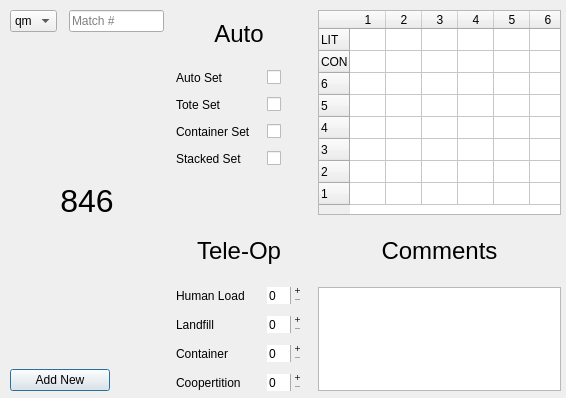
<?xml version="1.0" encoding="UTF-8"?>
<ui version="4.0">
 <class>Add_match</class>
 <widget class="QDialog" name="Add_match">
  <property name="geometry">
   <rect>
    <x>0</x>
    <y>0</y>
    <width>566</width>
    <height>398</height>
   </rect>
  </property>
  <property name="windowTitle">
   <string>Dialog</string>
  </property>
  <widget class="QWidget" name="horizontalLayoutWidget_3">
   <property name="geometry">
    <rect>
     <x>10</x>
     <y>10</y>
     <width>551</width>
     <height>381</height>
    </rect>
   </property>
   <layout class="QHBoxLayout" name="horizontalLayout_3">
    <property name="spacing">
     <number>12</number>
    </property>
    <item>
     <layout class="QVBoxLayout" name="verticalLayout_2">
      <item>
       <layout class="QHBoxLayout" name="horizontalLayout">
        <property name="sizeConstraint">
         <enum>QLayout::SetFixedSize</enum>
        </property>
        <item>
         <widget class="QComboBox" name="match_type">
          <item>
           <property name="text">
            <string>qm</string>
           </property>
          </item>
          <item>
           <property name="text">
            <string>qf</string>
           </property>
          </item>
          <item>
           <property name="text">
            <string>sf</string>
           </property>
          </item>
          <item>
           <property name="text">
            <string>f</string>
           </property>
          </item>
         </widget>
        </item>
        <item>
         <widget class="QLineEdit" name="lineEdit">
          <property name="placeholderText">
           <string>Match #</string>
          </property>
         </widget>
        </item>
       </layout>
      </item>
      <item>
       <widget class="QLabel" name="team_number">
        <property name="font">
         <font>
          <pointsize>24</pointsize>
         </font>
        </property>
        <property name="text">
         <string>846</string>
        </property>
        <property name="alignment">
         <set>Qt::AlignCenter</set>
        </property>
       </widget>
      </item>
      <item>
       <widget class="QPushButton" name="pushButton">
        <property name="maximumSize">
         <size>
          <width>100</width>
          <height>16777215</height>
         </size>
        </property>
        <property name="text">
         <string>Add New</string>
        </property>
        <property name="flat">
         <bool>false</bool>
        </property>
       </widget>
      </item>
     </layout>
    </item>
    <item>
     <layout class="QGridLayout" name="gridLayout_7">
      <property name="horizontalSpacing">
       <number>16</number>
      </property>
      <item row="1" column="0">
       <widget class="QLabel" name="label_32">
        <property name="text">
         <string>Auto Set</string>
        </property>
       </widget>
      </item>
      <item row="9" column="0">
       <widget class="QLabel" name="label_39">
        <property name="text">
         <string>Container</string>
        </property>
       </widget>
      </item>
      <item row="6" column="0" colspan="2">
       <widget class="QLabel" name="label_36">
        <property name="font">
         <font>
          <pointsize>18</pointsize>
         </font>
        </property>
        <property name="text">
         <string>Tele-Op</string>
        </property>
        <property name="alignment">
         <set>Qt::AlignCenter</set>
        </property>
       </widget>
      </item>
      <item row="8" column="0">
       <widget class="QLabel" name="label_38">
        <property name="text">
         <string>Landfill</string>
        </property>
       </widget>
      </item>
      <item row="0" column="0" colspan="2">
       <widget class="QLabel" name="label_31">
        <property name="font">
         <font>
          <pointsize>18</pointsize>
         </font>
        </property>
        <property name="text">
         <string>Auto</string>
        </property>
        <property name="alignment">
         <set>Qt::AlignCenter</set>
        </property>
       </widget>
      </item>
      <item row="7" column="0">
       <widget class="QLabel" name="label_37">
        <property name="text">
         <string>Human Load</string>
        </property>
       </widget>
      </item>
      <item row="4" column="0">
       <widget class="QLabel" name="label_35">
        <property name="text">
         <string>Stacked Set</string>
        </property>
       </widget>
      </item>
      <item row="2" column="0">
       <widget class="QLabel" name="label_33">
        <property name="text">
         <string>Tote Set</string>
        </property>
       </widget>
      </item>
      <item row="5" column="0" colspan="2">
       <spacer name="verticalSpacer">
        <property name="orientation">
         <enum>Qt::Vertical</enum>
        </property>
        <property name="sizeType">
         <enum>QSizePolicy::Preferred</enum>
        </property>
        <property name="sizeHint" stdset="0">
         <size>
          <width>20</width>
          <height>40</height>
         </size>
        </property>
       </spacer>
      </item>
      <item row="3" column="0">
       <widget class="QLabel" name="label_34">
        <property name="text">
         <string>Container Set</string>
        </property>
       </widget>
      </item>
      <item row="10" column="0">
       <widget class="QLabel" name="label_40">
        <property name="text">
         <string>Coopertition</string>
        </property>
       </widget>
      </item>
      <item row="6" column="2">
       <widget class="QLabel" name="label_41">
        <property name="font">
         <font>
          <pointsize>18</pointsize>
         </font>
        </property>
        <property name="text">
         <string>Comments</string>
        </property>
        <property name="alignment">
         <set>Qt::AlignCenter</set>
        </property>
       </widget>
      </item>
      <item row="0" column="2" rowspan="6">
       <widget class="QTableWidget" name="scouting_table">
        <property name="enabled">
         <bool>true</bool>
        </property>
        <property name="focusPolicy">
         <enum>Qt::WheelFocus</enum>
        </property>
        <property name="verticalScrollBarPolicy">
         <enum>Qt::ScrollBarAlwaysOff</enum>
        </property>
        <property name="horizontalScrollBarPolicy">
         <enum>Qt::ScrollBarAlwaysOff</enum>
        </property>
        <property name="autoScroll">
         <bool>false</bool>
        </property>
        <property name="showDropIndicator" stdset="0">
         <bool>true</bool>
        </property>
        <property name="dragDropOverwriteMode">
         <bool>true</bool>
        </property>
        <property name="showGrid">
         <bool>true</bool>
        </property>
        <property name="cornerButtonEnabled">
         <bool>false</bool>
        </property>
        <attribute name="horizontalHeaderDefaultSectionSize">
         <number>36</number>
        </attribute>
        <attribute name="verticalHeaderDefaultSectionSize">
         <number>22</number>
        </attribute>
        <row>
         <property name="text">
          <string>LIT</string>
         </property>
        </row>
        <row>
         <property name="text">
          <string>CON</string>
         </property>
        </row>
        <row>
         <property name="text">
          <string>6</string>
         </property>
        </row>
        <row>
         <property name="text">
          <string>5</string>
         </property>
        </row>
        <row>
         <property name="text">
          <string>4</string>
         </property>
        </row>
        <row>
         <property name="text">
          <string>3</string>
         </property>
        </row>
        <row>
         <property name="text">
          <string>2</string>
         </property>
        </row>
        <row>
         <property name="text">
          <string>1</string>
         </property>
        </row>
        <column>
         <property name="text">
          <string>1</string>
         </property>
        </column>
        <column>
         <property name="text">
          <string>2</string>
         </property>
        </column>
        <column>
         <property name="text">
          <string>3</string>
         </property>
        </column>
        <column>
         <property name="text">
          <string>4</string>
         </property>
        </column>
        <column>
         <property name="text">
          <string>5</string>
         </property>
        </column>
        <column>
         <property name="text">
          <string>6</string>
         </property>
        </column>
       </widget>
      </item>
      <item row="1" column="1">
       <widget class="QCheckBox" name="auto_check">
        <property name="sizePolicy">
         <sizepolicy hsizetype="Fixed" vsizetype="Fixed">
          <horstretch>0</horstretch>
          <verstretch>0</verstretch>
         </sizepolicy>
        </property>
        <property name="text">
         <string/>
        </property>
       </widget>
      </item>
      <item row="2" column="1">
       <widget class="QCheckBox" name="tote_check">
        <property name="sizePolicy">
         <sizepolicy hsizetype="Fixed" vsizetype="Fixed">
          <horstretch>0</horstretch>
          <verstretch>0</verstretch>
         </sizepolicy>
        </property>
        <property name="text">
         <string/>
        </property>
       </widget>
      </item>
      <item row="3" column="1">
       <widget class="QCheckBox" name="con_check">
        <property name="sizePolicy">
         <sizepolicy hsizetype="Fixed" vsizetype="Fixed">
          <horstretch>0</horstretch>
          <verstretch>0</verstretch>
         </sizepolicy>
        </property>
        <property name="text">
         <string/>
        </property>
       </widget>
      </item>
      <item row="4" column="1">
       <widget class="QCheckBox" name="s">
        <property name="sizePolicy">
         <sizepolicy hsizetype="Fixed" vsizetype="Fixed">
          <horstretch>0</horstretch>
          <verstretch>0</verstretch>
         </sizepolicy>
        </property>
        <property name="text">
         <string/>
        </property>
       </widget>
      </item>
      <item row="7" column="1">
       <widget class="QSpinBox" name="hl_spin">
        <property name="focusPolicy">
         <enum>Qt::WheelFocus</enum>
        </property>
        <property name="frame">
         <bool>false</bool>
        </property>
        <property name="readOnly">
         <bool>false</bool>
        </property>
        <property name="buttonSymbols">
         <enum>QAbstractSpinBox::PlusMinus</enum>
        </property>
        <property name="keyboardTracking">
         <bool>true</bool>
        </property>
       </widget>
      </item>
      <item row="8" column="1">
       <widget class="QSpinBox" name="landfill_spin">
        <property name="frame">
         <bool>false</bool>
        </property>
        <property name="buttonSymbols">
         <enum>QAbstractSpinBox::PlusMinus</enum>
        </property>
       </widget>
      </item>
      <item row="9" column="1">
       <widget class="QSpinBox" name="litter_spin">
        <property name="frame">
         <bool>false</bool>
        </property>
        <property name="buttonSymbols">
         <enum>QAbstractSpinBox::PlusMinus</enum>
        </property>
       </widget>
      </item>
      <item row="10" column="1">
       <widget class="QSpinBox" name="coop_spin">
        <property name="frame">
         <bool>false</bool>
        </property>
        <property name="buttonSymbols">
         <enum>QAbstractSpinBox::PlusMinus</enum>
        </property>
        <property name="maximum">
         <number>40</number>
        </property>
        <property name="singleStep">
         <number>20</number>
        </property>
       </widget>
      </item>
      <item row="7" column="2" rowspan="4">
       <widget class="QTextEdit" name="textEdit"/>
      </item>
     </layout>
    </item>
   </layout>
  </widget>
 </widget>
 <tabstops>
  <tabstop>scouting_table</tabstop>
  <tabstop>auto_check</tabstop>
  <tabstop>pushButton</tabstop>
  <tabstop>con_check</tabstop>
  <tabstop>hl_spin</tabstop>
  <tabstop>landfill_spin</tabstop>
  <tabstop>litter_spin</tabstop>
  <tabstop>coop_spin</tabstop>
  <tabstop>textEdit</tabstop>
  <tabstop>s</tabstop>
  <tabstop>tote_check</tabstop>
 </tabstops>
 <resources/>
 <connections/>
</ui>
